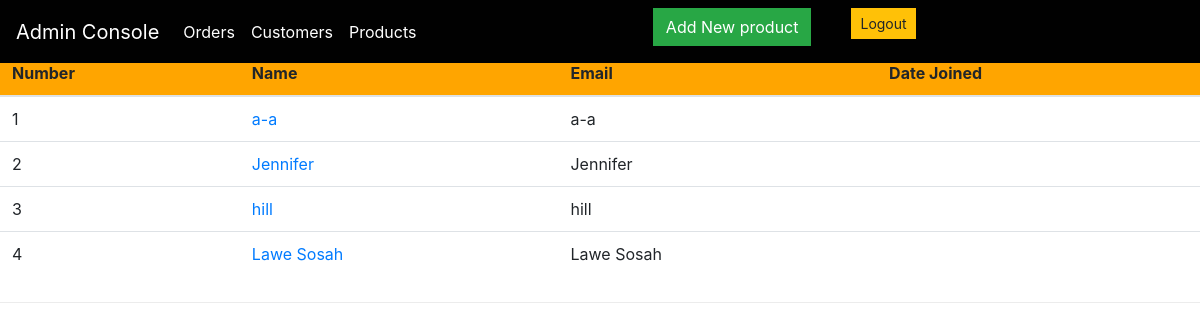
/admin-customer/ (signed in), run on the app's committed database.
### store/models.py (models this page shows, shortened)
class ShippingAddress(models.Model):
    customer = models.ForeignKey(Customer, on_delete=models.SET_NULL, blank=True, null=True)
    order = models.ForeignKey(Order, on_delete=models.SET_NULL, blank=True, null=True)
    address = models.CharField(max_length=200, null=True)
    city = models.CharField(max_length=200, null=True)
    state = models.CharField(max_length=200, null=True)
    zipcode = models.CharField(max_length=200, null=True)

class Customer(models.Model):
    user = models.OneToOneField(User, on_delete=models.CASCADE, null=True, blank=True)
    name = models.CharField(max_length=200, null=True)
    email = models.CharField(max_length=200, null=True)

### store/views.py (the view)
# urls.py: path('admin-customer/', views.view_customer.as_view(), name="customer"),
class view_customer(AdminRequiredMixin, View):
    def get(self, request, *args, **kwargs):
        customers = Customer.objects.all()
        shipping = ShippingAddress.objects.all()
        context = {
            "customers": customers,
            "shipping":shipping
        }
        return render(request, "adminpages/customer_view.html", context)

### store/views.py (called while the page is built)
    def dispatch(self, request, *args, **kwargs):
        if request.user.is_authenticated and Admin.objects.filter(user=request.user).exists():
            pass
        else:
            return redirect("/admin-login/")
        return super().dispatch(request, *args, **kwargs)

### store/templates/adminpages/customer_view.html (shortened to what this page needs)
{% extends 'adminpages/admin_base.html' %}
{% block content %}
<div class="cart-row ">
<table class="table">
    <thead class="top-colour">
        <tr>
            <th>Number</th>
            <th>Name</th>
            <th>Email </th>
            <th> Date Joined</th>
        </tr>
    </thead>
    {% for customer in shipping %}
<tr>
                        <td>{{forloop.counter}}</td>
						<td><a href="{% url 'customer_details' customer.pk %}">{{customer.customer.name}}</a></td>
                        <td>{{customer.customer.name}}</td>
                        <td>{{customer.customer.shipping}}</td>
                    </tr>
    {% endfor %}
</table>
            </div>
{% endblock content %}

### static/css/main.css (style rules this page uses)
.cart-row { display: flex; align-items: flex-stretch; padding-bottom: 10px; margin-bottom: 10px; border-bottom: 1px solid #ececec; }
.top-colour { background-color:#FFA500; }

### data on the page
ShippingAddress: customer.name "a-a"
ShippingAddress: customer.name "Jennifer"
ShippingAddress: customer.name "hill"
ShippingAddress: customer.name "Lawe Sosah"
